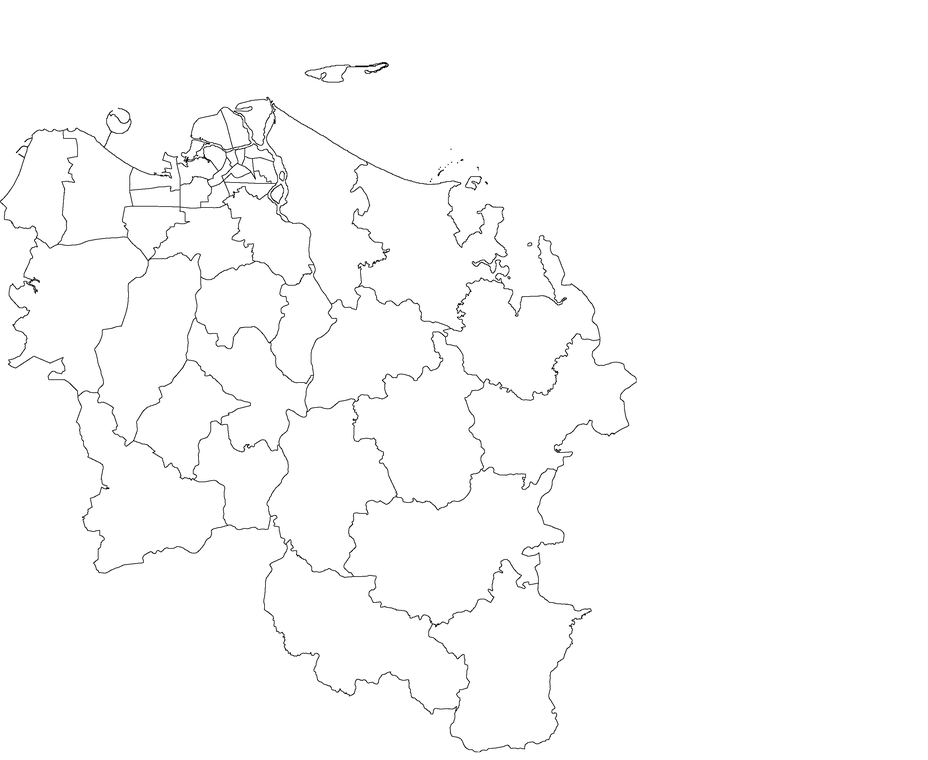
#> input picture 海南省村界/town/Haikou_2002.png, 928 x 760 px, shrunk from 2968 x 2432 before the run
$ python Haikou2002ToShp.py
#> lines starting #> are read from the running program, lines starting #| are printed output that depends on the picture; after the words box and inside, x2 and y2 are one past the last pixel; in counts of white or black regions, pixels touching at a corner belong together
# -*- coding: utf-8 -*-
"""
把手动调整的海口 2002 乡镇图 (town/Haikou_2002.png) 反向映射回 SHP 边界。

与三亚不同：海口的海岸线有变化，因此直接采用 2002 图自身的海岸线（不再用 SHP 外边界约束）。
手绘误差产生的细缝/碎块统一归入最近区域，保证相邻区域共用一条线（无缝无重叠）。
区域名称暂用 1、2、… 数字编号。

输出：
  town/海口2002.shp          海口 2002 乡镇（Albers）
  town/Hainan_town.shp       用上述海口边界替换全岛图层中的海口部分
"""

import os
import shutil
import numpy as np
import cv2
import geopandas as gpd
import pandas as pd
from shapely.geometry import Polygon
from shapely.ops import unary_union
from shapely.validation import make_valid
from skimage import measure

# ==================== 配置 ====================
BASE = r"D:\Windows\Documents\海南省村界\海南省村界"
TOWN_DIR = os.path.join(BASE, "town")

SHP_PATH = os.path.join(BASE, "海南村界.shp")
IMG_2002 = os.path.join(TOWN_DIR, "Haikou_2002.png")
IMG_REF = os.path.join(TOWN_DIR, "Haikou_2012.png")   # 用于确定图纸偏移，可不存在

OUT_SANYA = os.path.join(TOWN_DIR, "海口2002.shp")
HAINAN_TOWN = os.path.join(TOWN_DIR, "Hainan_town.shp")
HAINAN_TOWN_BAK = os.path.join(TOWN_DIR, "Hainan_town_backup.shp")

SHP_ENCODING = "gbk"
OUT_ENCODING = "utf-8"
TARGET_CRS = "EPSG:32649"
HAIKOU_PREFIX = "4601"

MIN_MAIN_PX = 20       # 小于此面积的白色区域视为碎块，并入最近区域（保留城区小街道）
CLOSE_ITER = 2
# ==============================================


def sanitize_polygonal(geom):
    if geom is None or geom.is_empty:
        return geom
    if not geom.is_valid:
        geom = make_valid(geom)
    if geom.geom_type in ("Polygon", "MultiPolygon"):
        return geom
    parts = [g for g in getattr(geom, "geoms", []) if g.geom_type in ("Polygon", "MultiPolygon")]
    return unary_union(parts) if parts else geom.buffer(0)


def find_offset(dark02, dark_ref):
    """在 2002 大画布上找到参考图的左上角偏移（按重合像素最大化）。"""
    Hr, Wr = dark_ref.shape
    H2, W2 = dark02.shape
    best, best_ov = (0, 0), -1
    for dy in range(0, H2 - Hr + 1):
        ov = int((dark02[dy:dy + Hr, :Wr] & dark_ref).sum())
        if ov > best_ov:
            best_ov, best = ov, (0, dy)
    return best, best_ov


def main():
    # ---------- 1. 读取手绘图与参考图，确定图纸偏移 ----------
    g02 = cv2.imdecode(np.fromfile(IMG_2002, np.uint8), cv2.IMREAD_GRAYSCALE)
#> g02 is the input picture: shape (760, 928); min 0, max 255, mean 251.9
    H, W = g02.shape
#> H = 760; W = 928
    dark02 = (g02 < 128)
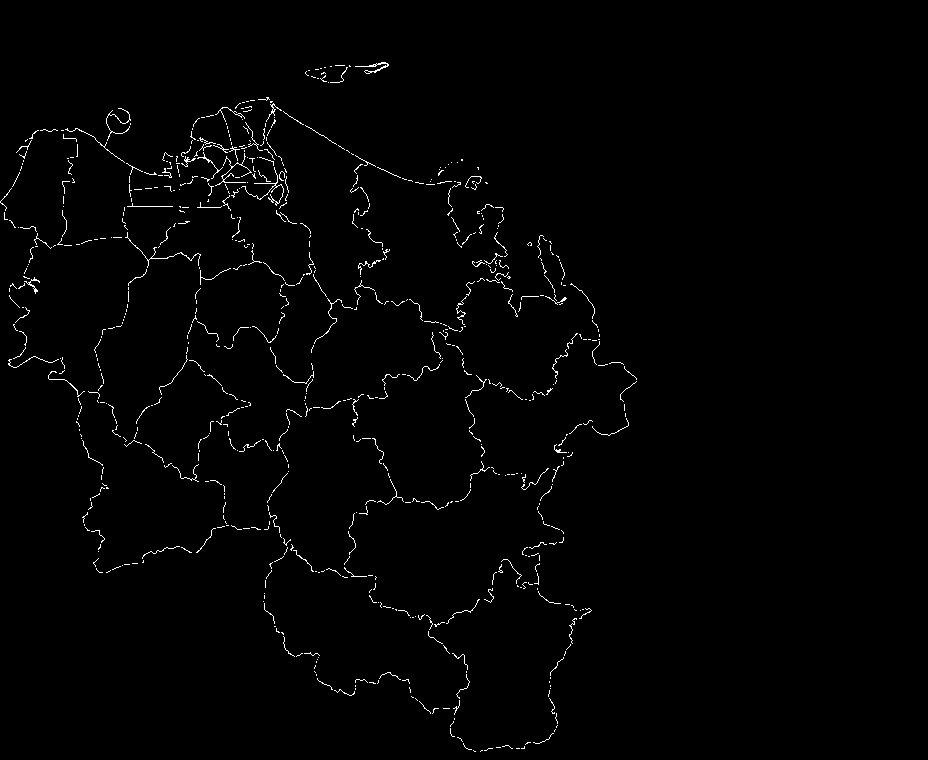
#> dark02: shape (760, 928) bool; 1.2% white in thin lines or dots, all inside (x1, y1, x2, y2) = (0, 62, 637, 752)
    gref = cv2.imdecode(np.fromfile(IMG_REF, np.uint8), cv2.IMREAD_GRAYSCALE) \
        if os.path.exists(IMG_REF) else None
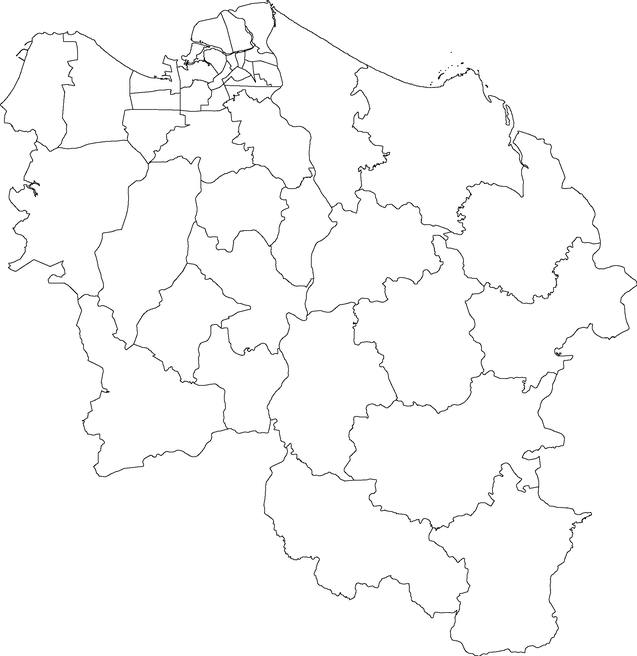
#> input picture 海南省村界/town/Haikou_2012.png, 637 x 656 px, shrunk from 2036 x 2097 before the run
#> gref is the input picture: shape (656, 637); min 0, max 255, mean 250.2
    if gref is not None:
        (ox, oy), ov = find_offset(dark02, gref < 128)
#> the loop in find_offset, `for dy in range(0, H2 - Hr + 1):` made 105 passes
#> (ov, best_ov, best) on passes 1, 7, 11, 12, 13, 14, 21, 22, 64, 66, 67, 74: (181, 181, (0, 0)), (187, 187, (0, 6)), (191, 191, (0, 10)), (193, 193, (0, 11)), (203, 203, (0, 12)), (215, 215, (0, 13)), (227, 227, (0, 20)), (235, 235, (0, 21)), (237, 237, (0, 63)), (245, 245, (0, 65)), (259, 259, (0, 66)), (265, 265, (0, 73))
#> ov on passes 2, 3, 4, 5, 6, 8: 164, 163, 160, 168, 180, 183
#> after the loop in find_offset, `for dy in range(0, H2 - Hr + 1):`: best_ov = 4807
#> ox = 0; oy = 97; ov = 4807
        print(f"对齐参考图：偏移=({ox},{oy})，重合像素={ov}")
#| 对齐参考图：偏移=(0,97)，重合像素=4807
    else:
        ox, oy = 0, 0
    # 参考图的地理范围（与 SHP 海口范围一致）
    gdf = gpd.read_file(SHP_PATH, encoding=SHP_ENCODING).to_crs(TARGET_CRS)
    gdf = gdf[~gdf["XZQMC"].astype(str).str.startswith("三沙市")].copy()
    gdf["code"] = gdf["XZQDM"].astype(str).str[:9]
    hk = gdf[gdf["code"].str.startswith(HAIKOU_PREFIX)].copy()
    minx, miny, maxx, maxy = hk.total_bounds
    Wr, Hr = (gref.shape[1], gref.shape[0]) if gref is not None else (W, H)
    sx, sy = (maxx - minx) / Wr, (maxy - miny) / Hr

    def px2geo(x, y):
        return (minx + (x - ox) * sx, maxy - (y - oy) * sy)

    # ---------- 2. 线网与陆地分区 ----------
    k = cv2.getStructuringElement(cv2.MORPH_RECT, (3, 3))
    net = cv2.morphologyEx(dark02.astype(np.uint8), cv2.MORPH_CLOSE, k, iterations=CLOSE_ITER)
    net = cv2.dilate(net, k, iterations=1)
    white = (net == 0).astype(np.uint8)
    nreg, rlab, rstats, rcent = cv2.connectedComponentsWithStats(white, 8)
    sea = set(rlab[0, :]) | set(rlab[-1, :]) | set(rlab[:, 0]) | set(rlab[:, -1])
    sea.discard(0)   # 0 是线网像素（深色），不是海域

    seeds = []
    for i in range(1, nreg):
        if i in sea:
            continue
        if int(rstats[i, cv2.CC_STAT_AREA]) >= MIN_MAIN_PX:
            seeds.append([rlab == i, (rcent[i][0], rcent[i][1])])
    print(f"陆地大区域 {len(seeds)} 个")

    # ---------- 3. 线网/细缝/碎块 → 归最近区域 ----------
    seed_lab = np.zeros((H, W), np.int32)
    for idx, s in enumerate(seeds, 1):
        seed_lab[s[0]] = idx
    land_mask = ~np.isin(rlab, list(sea))
    assign = land_mask & (seed_lab == 0)
    best_d = np.full((H, W), np.inf, np.float32)
    best_id = np.zeros((H, W), np.int32)
    for idx, s in enumerate(seeds, 1):
        dt = cv2.distanceTransform((s[0] == 0).astype(np.uint8), cv2.DIST_L2, 5)
        upd = dt < best_d
        best_d[upd] = dt[upd]
        best_id[upd] = idx
    final_lab = seed_lab.copy()
    final_lab[assign] = best_id[assign]

    # 海岸线：线网像素由"陆地/海域"各取一半，使外边界落在海岸线中心线上
    sea_mask = np.isin(rlab, list(sea))
    dt_sea = cv2.distanceTransform((sea_mask == 0).astype(np.uint8), cv2.DIST_L2, 5)
    final_lab[assign & (dt_sea < best_d)] = 0

    # 细缝/碎块整体并入其被归入最多的区域，避免在缝隙正中间画出一条新线
    is_seed = seed_lab > 0
    for i in range(1, nreg):
        if i in sea:
            continue
        m = (rlab == i) & (~is_seed)
        if not m.any():
            continue
        labels, counts = np.unique(final_lab[m], return_counts=True)
        valid = labels > 0
        if valid.any():
            final_lab[m] = labels[valid][np.argmax(counts[valid])]

    # ---------- 4. 栅格 → 矢量 ----------
    # 沿像素边界(0.5 等值线)取轮廓：相邻区域恰好共用同一条线，无缝无重叠。
    def label_to_geo(idx):
        polys = []
        for c in measure.find_contours((final_lab == idx).astype(np.float32), 0.5):
            if len(c) < 4:
                continue
            p = Polygon([px2geo(float(col), float(row)) for row, col in c]).buffer(0)
            if not p.is_empty and p.area > 0:
                polys.append(p)
        if not polys:
            return None
        outer = max(polys, key=lambda p: p.area)
        holes = [p for p in polys if p is not outer and outer.contains(p)]
        if holes:
            outer = outer.difference(unary_union(holes))
        return outer if not outer.is_empty else None

    regions = []
    for idx in range(1, len(seeds) + 1):
        g = label_to_geo(idx)
        if g is not None and not g.is_empty:
            g = sanitize_polygonal(g)
            if g is not None and not g.is_empty and g.area > 0:
                regions.append(g)
    # 外边界：海岸线采用 2002 图，与邻县交界的陆地界线采用原 SHP（保证严丝合缝）
    orig_hk = unary_union(list(hk.geometry)).buffer(0)
    others = unary_union(list(gdf[~gdf["code"].str.startswith(HAIKOU_PREFIX)].geometry)).buffer(0)
    new_hk = unary_union(regions).buffer(0)
    domain = (new_hk.intersection(orig_hk)) | (new_hk.difference(orig_hk).difference(others))
    regions = [sanitize_polygonal(g.intersection(domain)) for g in regions]
    regions = [g for g in regions if g is not None and not g.is_empty
               and g.geom_type in ("Polygon", "MultiPolygon") and g.area > 0]
    regions.sort(key=lambda g: -g.area)
    print(f"矢量化区域 {len(regions)} 个")

    rows = [{"TOWN": str(i), "AREA_KM2": round(g.area / 1e6, 3), "geometry": g}
            for i, g in enumerate(regions, 1)]
    for r in rows:
        print(f"  {r['TOWN']:>2}  {r['AREA_KM2']:>8.2f} km²")

    # ---------- 5. 输出 ----------
    src_prj = gpd.read_file(SHP_PATH, encoding=SHP_ENCODING, rows=1).crs
    out = gpd.GeoDataFrame(rows, geometry="geometry", crs=TARGET_CRS).to_crs(src_prj)
    out["geometry"] = out.geometry.apply(sanitize_polygonal)
    out.insert(0, "CODE", [f"HK{i:02d}" for i in range(1, len(out) + 1)])
    out.insert(3, "CITY", "海口市")
    out.insert(4, "EN", "Haikou")
    out.insert(5, "N_FEAT", 0)
    out = out[["CODE", "TOWN", "CITY", "EN", "N_FEAT", "AREA_KM2", "geometry"]]
    for ext in (".shp", ".shx", ".dbf", ".prj", ".cpg"):
        p = OUT_SANYA[:-4] + ext
        if os.path.exists(p):
            os.remove(p)
    out.to_file(OUT_SANYA, encoding=OUT_ENCODING)
    print(f"已输出海口：{OUT_SANYA}")

    hainan = gpd.read_file(HAINAN_TOWN, encoding=OUT_ENCODING)
    is_hk = (hainan["CODE"].astype(str).str.startswith(HAIKOU_PREFIX)
             | (hainan["CITY"].astype(str) == "海口市"))
    if is_hk.any():
        if not os.path.exists(HAINAN_TOWN_BAK):
            shutil.copyfile(HAINAN_TOWN, HAINAN_TOWN_BAK)
            print(f"已备份原全岛图层：{HAINAN_TOWN_BAK}")
        keep = hainan[~is_hk].copy()
        merged = gpd.GeoDataFrame(
            pd.concat([keep, out.to_crs(hainan.crs)], ignore_index=True), crs=hainan.crs)
        merged["geometry"] = merged.geometry.apply(sanitize_polygonal)
        for ext in (".shp", ".shx", ".dbf", ".prj", ".cpg"):
            p = HAINAN_TOWN[:-4] + ext
            if os.path.exists(p):
                os.remove(p)
        merged.to_file(HAINAN_TOWN, encoding=OUT_ENCODING)
        print(f"已替换全岛图层海口部分：{HAINAN_TOWN}（{len(keep)} + {len(out)} = {len(merged)}）")
    else:
        print("警告：全岛图层中未找到海口要素，未替换")


if __name__ == "__main__":
    main()
#> (the call stopped at in main, `gdf = gpd.read_file(SHP_PATH, encoding=SHP_ENCODING).to_crs(TARGET_CRS)`: geopandas is not available in this run)
